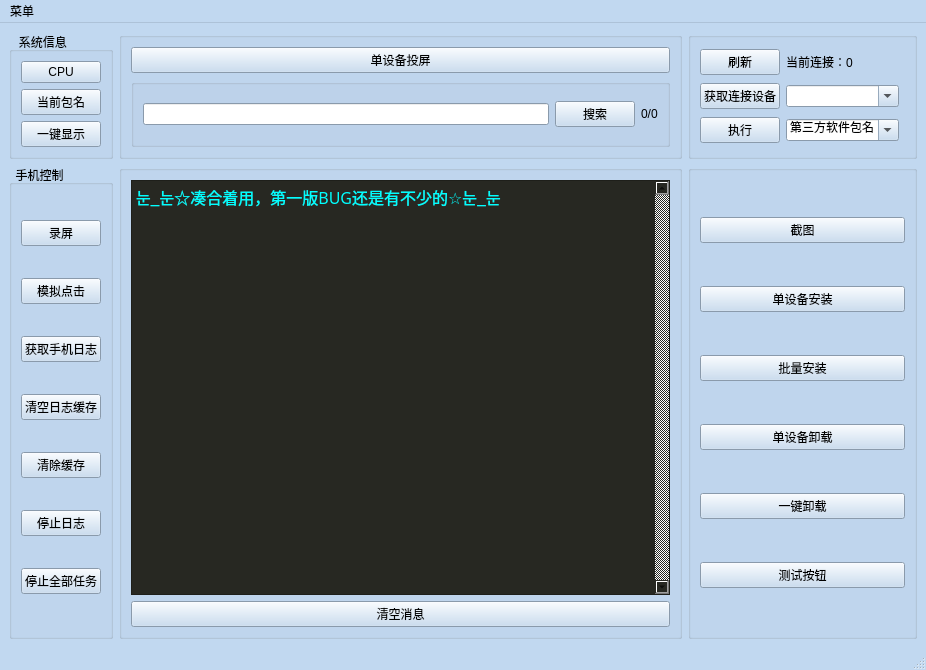
<?xml version="1.0" encoding="UTF-8"?>
<ui version="4.0">
 <class>MainWindow</class>
 <widget class="QMainWindow" name="MainWindow">
  <property name="geometry">
   <rect>
    <x>0</x>
    <y>0</y>
    <width>926</width>
    <height>670</height>
   </rect>
  </property>
  <property name="palette">
   <palette>
    <active>
     <colorrole role="WindowText">
      <brush brushstyle="SolidPattern">
       <color alpha="255">
        <red>0</red>
        <green>0</green>
        <blue>0</blue>
       </color>
      </brush>
     </colorrole>
     <colorrole role="Button">
      <brush brushstyle="SolidPattern">
       <color alpha="255">
        <red>193</red>
        <green>216</green>
        <blue>240</blue>
       </color>
      </brush>
     </colorrole>
     <colorrole role="Light">
      <brush brushstyle="SolidPattern">
       <color alpha="255">
        <red>255</red>
        <green>255</green>
        <blue>255</blue>
       </color>
      </brush>
     </colorrole>
     <colorrole role="Midlight">
      <brush brushstyle="SolidPattern">
       <color alpha="255">
        <red>224</red>
        <green>235</green>
        <blue>247</blue>
       </color>
      </brush>
     </colorrole>
     <colorrole role="Dark">
      <brush brushstyle="SolidPattern">
       <color alpha="255">
        <red>96</red>
        <green>108</green>
        <blue>120</blue>
       </color>
      </brush>
     </colorrole>
     <colorrole role="Mid">
      <brush brushstyle="SolidPattern">
       <color alpha="255">
        <red>129</red>
        <green>144</green>
        <blue>160</blue>
       </color>
      </brush>
     </colorrole>
     <colorrole role="Text">
      <brush brushstyle="SolidPattern">
       <color alpha="255">
        <red>0</red>
        <green>0</green>
        <blue>0</blue>
       </color>
      </brush>
     </colorrole>
     <colorrole role="BrightText">
      <brush brushstyle="SolidPattern">
       <color alpha="255">
        <red>255</red>
        <green>255</green>
        <blue>255</blue>
       </color>
      </brush>
     </colorrole>
     <colorrole role="ButtonText">
      <brush brushstyle="SolidPattern">
       <color alpha="255">
        <red>0</red>
        <green>0</green>
        <blue>0</blue>
       </color>
      </brush>
     </colorrole>
     <colorrole role="Base">
      <brush brushstyle="SolidPattern">
       <color alpha="255">
        <red>255</red>
        <green>255</green>
        <blue>255</blue>
       </color>
      </brush>
     </colorrole>
     <colorrole role="Window">
      <brush brushstyle="SolidPattern">
       <color alpha="255">
        <red>193</red>
        <green>216</green>
        <blue>240</blue>
       </color>
      </brush>
     </colorrole>
     <colorrole role="Shadow">
      <brush brushstyle="SolidPattern">
       <color alpha="255">
        <red>0</red>
        <green>0</green>
        <blue>0</blue>
       </color>
      </brush>
     </colorrole>
     <colorrole role="AlternateBase">
      <brush brushstyle="SolidPattern">
       <color alpha="255">
        <red>224</red>
        <green>235</green>
        <blue>247</blue>
       </color>
      </brush>
     </colorrole>
     <colorrole role="ToolTipBase">
      <brush brushstyle="SolidPattern">
       <color alpha="255">
        <red>255</red>
        <green>255</green>
        <blue>220</blue>
       </color>
      </brush>
     </colorrole>
     <colorrole role="ToolTipText">
      <brush brushstyle="SolidPattern">
       <color alpha="255">
        <red>0</red>
        <green>0</green>
        <blue>0</blue>
       </color>
      </brush>
     </colorrole>
     <colorrole role="PlaceholderText">
      <brush brushstyle="SolidPattern">
       <color alpha="128">
        <red>0</red>
        <green>0</green>
        <blue>0</blue>
       </color>
      </brush>
     </colorrole>
    </active>
    <inactive>
     <colorrole role="WindowText">
      <brush brushstyle="SolidPattern">
       <color alpha="255">
        <red>0</red>
        <green>0</green>
        <blue>0</blue>
       </color>
      </brush>
     </colorrole>
     <colorrole role="Button">
      <brush brushstyle="SolidPattern">
       <color alpha="255">
        <red>193</red>
        <green>216</green>
        <blue>240</blue>
       </color>
      </brush>
     </colorrole>
     <colorrole role="Light">
      <brush brushstyle="SolidPattern">
       <color alpha="255">
        <red>255</red>
        <green>255</green>
        <blue>255</blue>
       </color>
      </brush>
     </colorrole>
     <colorrole role="Midlight">
      <brush brushstyle="SolidPattern">
       <color alpha="255">
        <red>224</red>
        <green>235</green>
        <blue>247</blue>
       </color>
      </brush>
     </colorrole>
     <colorrole role="Dark">
      <brush brushstyle="SolidPattern">
       <color alpha="255">
        <red>96</red>
        <green>108</green>
        <blue>120</blue>
       </color>
      </brush>
     </colorrole>
     <colorrole role="Mid">
      <brush brushstyle="SolidPattern">
       <color alpha="255">
        <red>129</red>
        <green>144</green>
        <blue>160</blue>
       </color>
      </brush>
     </colorrole>
     <colorrole role="Text">
      <brush brushstyle="SolidPattern">
       <color alpha="255">
        <red>0</red>
        <green>0</green>
        <blue>0</blue>
       </color>
      </brush>
     </colorrole>
     <colorrole role="BrightText">
      <brush brushstyle="SolidPattern">
       <color alpha="255">
        <red>255</red>
        <green>255</green>
        <blue>255</blue>
       </color>
      </brush>
     </colorrole>
     <colorrole role="ButtonText">
      <brush brushstyle="SolidPattern">
       <color alpha="255">
        <red>0</red>
        <green>0</green>
        <blue>0</blue>
       </color>
      </brush>
     </colorrole>
     <colorrole role="Base">
      <brush brushstyle="SolidPattern">
       <color alpha="255">
        <red>255</red>
        <green>255</green>
        <blue>255</blue>
       </color>
      </brush>
     </colorrole>
     <colorrole role="Window">
      <brush brushstyle="SolidPattern">
       <color alpha="255">
        <red>193</red>
        <green>216</green>
        <blue>240</blue>
       </color>
      </brush>
     </colorrole>
     <colorrole role="Shadow">
      <brush brushstyle="SolidPattern">
       <color alpha="255">
        <red>0</red>
        <green>0</green>
        <blue>0</blue>
       </color>
      </brush>
     </colorrole>
     <colorrole role="AlternateBase">
      <brush brushstyle="SolidPattern">
       <color alpha="255">
        <red>224</red>
        <green>235</green>
        <blue>247</blue>
       </color>
      </brush>
     </colorrole>
     <colorrole role="ToolTipBase">
      <brush brushstyle="SolidPattern">
       <color alpha="255">
        <red>255</red>
        <green>255</green>
        <blue>220</blue>
       </color>
      </brush>
     </colorrole>
     <colorrole role="ToolTipText">
      <brush brushstyle="SolidPattern">
       <color alpha="255">
        <red>0</red>
        <green>0</green>
        <blue>0</blue>
       </color>
      </brush>
     </colorrole>
     <colorrole role="PlaceholderText">
      <brush brushstyle="SolidPattern">
       <color alpha="128">
        <red>0</red>
        <green>0</green>
        <blue>0</blue>
       </color>
      </brush>
     </colorrole>
    </inactive>
    <disabled>
     <colorrole role="WindowText">
      <brush brushstyle="SolidPattern">
       <color alpha="255">
        <red>96</red>
        <green>108</green>
        <blue>120</blue>
       </color>
      </brush>
     </colorrole>
     <colorrole role="Button">
      <brush brushstyle="SolidPattern">
       <color alpha="255">
        <red>193</red>
        <green>216</green>
        <blue>240</blue>
       </color>
      </brush>
     </colorrole>
     <colorrole role="Light">
      <brush brushstyle="SolidPattern">
       <color alpha="255">
        <red>255</red>
        <green>255</green>
        <blue>255</blue>
       </color>
      </brush>
     </colorrole>
     <colorrole role="Midlight">
      <brush brushstyle="SolidPattern">
       <color alpha="255">
        <red>224</red>
        <green>235</green>
        <blue>247</blue>
       </color>
      </brush>
     </colorrole>
     <colorrole role="Dark">
      <brush brushstyle="SolidPattern">
       <color alpha="255">
        <red>96</red>
        <green>108</green>
        <blue>120</blue>
       </color>
      </brush>
     </colorrole>
     <colorrole role="Mid">
      <brush brushstyle="SolidPattern">
       <color alpha="255">
        <red>129</red>
        <green>144</green>
        <blue>160</blue>
       </color>
      </brush>
     </colorrole>
     <colorrole role="Text">
      <brush brushstyle="SolidPattern">
       <color alpha="255">
        <red>96</red>
        <green>108</green>
        <blue>120</blue>
       </color>
      </brush>
     </colorrole>
     <colorrole role="BrightText">
      <brush brushstyle="SolidPattern">
       <color alpha="255">
        <red>255</red>
        <green>255</green>
        <blue>255</blue>
       </color>
      </brush>
     </colorrole>
     <colorrole role="ButtonText">
      <brush brushstyle="SolidPattern">
       <color alpha="255">
        <red>96</red>
        <green>108</green>
        <blue>120</blue>
       </color>
      </brush>
     </colorrole>
     <colorrole role="Base">
      <brush brushstyle="SolidPattern">
       <color alpha="255">
        <red>193</red>
        <green>216</green>
        <blue>240</blue>
       </color>
      </brush>
     </colorrole>
     <colorrole role="Window">
      <brush brushstyle="SolidPattern">
       <color alpha="255">
        <red>193</red>
        <green>216</green>
        <blue>240</blue>
       </color>
      </brush>
     </colorrole>
     <colorrole role="Shadow">
      <brush brushstyle="SolidPattern">
       <color alpha="255">
        <red>0</red>
        <green>0</green>
        <blue>0</blue>
       </color>
      </brush>
     </colorrole>
     <colorrole role="AlternateBase">
      <brush brushstyle="SolidPattern">
       <color alpha="255">
        <red>193</red>
        <green>216</green>
        <blue>240</blue>
       </color>
      </brush>
     </colorrole>
     <colorrole role="ToolTipBase">
      <brush brushstyle="SolidPattern">
       <color alpha="255">
        <red>255</red>
        <green>255</green>
        <blue>220</blue>
       </color>
      </brush>
     </colorrole>
     <colorrole role="ToolTipText">
      <brush brushstyle="SolidPattern">
       <color alpha="255">
        <red>0</red>
        <green>0</green>
        <blue>0</blue>
       </color>
      </brush>
     </colorrole>
     <colorrole role="PlaceholderText">
      <brush brushstyle="SolidPattern">
       <color alpha="128">
        <red>0</red>
        <green>0</green>
        <blue>0</blue>
       </color>
      </brush>
     </colorrole>
    </disabled>
   </palette>
  </property>
  <property name="cursor">
   <cursorShape>PointingHandCursor</cursorShape>
  </property>
  <property name="windowTitle">
   <string>域起网络</string>
  </property>
  <property name="windowIcon">
   <iconset>
    <normaloff>icon/icon.ico</normaloff>icon/icon.ico</iconset>
  </property>
  <widget class="QWidget" name="centralwidget">
   <layout class="QGridLayout" name="gridLayout_4">
    <item row="0" column="0">
     <widget class="QGroupBox" name="groupBox">
      <property name="styleSheet">
       <string notr="true">groupBox{
	background-color =yellow; boder=2px

}</string>
      </property>
      <property name="title">
       <string>   系统信息</string>
      </property>
      <layout class="QGridLayout" name="gridLayout">
       <item row="2" column="0">
        <widget class="QPushButton" name="pushButton_8">
         <property name="text">
          <string>当前包名</string>
         </property>
         <property name="iconSize">
          <size>
           <width>60</width>
           <height>60</height>
          </size>
         </property>
        </widget>
       </item>
       <item row="5" column="0">
        <widget class="QPushButton" name="pushButton_11">
         <property name="text">
          <string>一键显示</string>
         </property>
         <property name="iconSize">
          <size>
           <width>60</width>
           <height>60</height>
          </size>
         </property>
        </widget>
       </item>
       <item row="1" column="0">
        <widget class="QPushButton" name="pushButton_9">
         <property name="text">
          <string>CPU</string>
         </property>
         <property name="iconSize">
          <size>
           <width>60</width>
           <height>60</height>
          </size>
         </property>
        </widget>
       </item>
      </layout>
     </widget>
    </item>
    <item row="0" column="2">
     <widget class="QGroupBox" name="groupBox_3">
      <property name="title">
       <string/>
      </property>
      <layout class="QGridLayout" name="gridLayout_3">
       <item row="1" column="1">
        <widget class="QPushButton" name="pushButton_17">
         <property name="text">
          <string>刷新</string>
         </property>
        </widget>
       </item>
       <item row="1" column="2" colspan="2">
        <widget class="QLabel" name="label_2">
         <property name="text">
          <string>当前连接：0</string>
         </property>
        </widget>
       </item>
       <item row="2" column="1">
        <widget class="QPushButton" name="pushButton_2">
         <property name="text">
          <string>获取连接设备</string>
         </property>
         <property name="iconSize">
          <size>
           <width>60</width>
           <height>60</height>
          </size>
         </property>
        </widget>
       </item>
       <item row="3" column="1">
        <widget class="QPushButton" name="pushButton_3">
         <property name="text">
          <string>执行</string>
         </property>
        </widget>
       </item>
       <item row="3" column="2">
        <widget class="QComboBox" name="comboBox">
         <property name="editable">
          <bool>true</bool>
         </property>
         <property name="currentText">
          <string>第三方软件包名</string>
         </property>
         <property name="currentIndex">
          <number>0</number>
         </property>
         <property name="duplicatesEnabled">
          <bool>false</bool>
         </property>
         <item>
          <property name="text">
           <string>第三方软件包名</string>
          </property>
         </item>
         <item>
          <property name="text">
           <string>系统应用包名</string>
          </property>
         </item>
        </widget>
       </item>
       <item row="2" column="2">
        <widget class="QComboBox" name="comboBox_2">
         <property name="editable">
          <bool>true</bool>
         </property>
        </widget>
       </item>
      </layout>
     </widget>
    </item>
    <item row="0" column="1">
     <widget class="QGroupBox" name="groupBox_6">
      <property name="title">
       <string/>
      </property>
      <layout class="QGridLayout" name="gridLayout_7">
       <item row="1" column="0">
        <widget class="QGroupBox" name="groupBox_2">
         <property name="title">
          <string/>
         </property>
         <layout class="QGridLayout" name="gridLayout_6">
          <item row="0" column="1">
           <widget class="QPushButton" name="pushButton_5">
            <property name="text">
             <string>搜索</string>
            </property>
           </widget>
          </item>
          <item row="0" column="0">
           <widget class="QLineEdit" name="lineEdit"/>
          </item>
          <item row="0" column="2">
           <widget class="QLabel" name="label">
            <property name="text">
             <string>0/0</string>
            </property>
           </widget>
          </item>
         </layout>
        </widget>
       </item>
       <item row="0" column="0">
        <widget class="QPushButton" name="pushButton">
         <property name="text">
          <string>单设备投屏</string>
         </property>
        </widget>
       </item>
      </layout>
     </widget>
    </item>
    <item row="5" column="2">
     <widget class="QGroupBox" name="groupBox_7">
      <property name="title">
       <string/>
      </property>
      <layout class="QGridLayout" name="gridLayout_8">
       <item row="2" column="0">
        <widget class="QPushButton" name="pushButton_16">
         <property name="text">
          <string>批量安装</string>
         </property>
        </widget>
       </item>
       <item row="0" column="0">
        <widget class="QPushButton" name="pushButton_18">
         <property name="text">
          <string>截图</string>
         </property>
        </widget>
       </item>
       <item row="1" column="0">
        <widget class="QPushButton" name="pushButton_15">
         <property name="text">
          <string>单设备安装</string>
         </property>
        </widget>
       </item>
       <item row="3" column="0">
        <widget class="QPushButton" name="pushButton_19">
         <property name="text">
          <string>单设备卸载</string>
         </property>
        </widget>
       </item>
       <item row="4" column="0">
        <widget class="QPushButton" name="pushButton_20">
         <property name="text">
          <string>一键卸载</string>
         </property>
        </widget>
       </item>
       <item row="5" column="0">
        <widget class="QPushButton" name="pushButton_22">
         <property name="text">
          <string>测试按钮</string>
         </property>
        </widget>
       </item>
      </layout>
     </widget>
    </item>
    <item row="5" column="1">
     <widget class="QGroupBox" name="groupBox_4">
      <property name="title">
       <string/>
      </property>
      <layout class="QGridLayout" name="gridLayout_2">
       <item row="0" column="0">
        <widget class="QTextBrowser" name="textBrowser">
         <property name="baseSize">
          <size>
           <width>0</width>
           <height>0</height>
          </size>
         </property>
         <property name="font">
          <font>
           <family>微软雅黑</family>
           <pointsize>12</pointsize>
          </font>
         </property>
         <property name="cursor" stdset="0">
          <cursorShape>IBeamCursor</cursorShape>
         </property>
         <property name="styleSheet">
          <string notr="true">background-color:rgb(39,40,34)</string>
         </property>
         <property name="verticalScrollBarPolicy">
          <enum>Qt::ScrollBarAlwaysOn</enum>
         </property>
         <property name="horizontalScrollBarPolicy">
          <enum>Qt::ScrollBarAsNeeded</enum>
         </property>
         <property name="sizeAdjustPolicy">
          <enum>QAbstractScrollArea::AdjustToContentsOnFirstShow</enum>
         </property>
         <property name="html">
          <string>&lt;!DOCTYPE HTML PUBLIC &quot;-//W3C//DTD HTML 4.0//EN&quot; &quot;http://www.w3.org/TR/REC-html40/strict.dtd&quot;&gt;
&lt;html&gt;&lt;head&gt;&lt;meta name=&quot;qrichtext&quot; content=&quot;1&quot; /&gt;&lt;style type=&quot;text/css&quot;&gt;
p, li { white-space: pre-wrap; }
&lt;/style&gt;&lt;/head&gt;&lt;body style=&quot; font-family:'微软雅黑'; font-size:12pt; font-weight:400; font-style:normal;&quot;&gt;
&lt;p style=&quot; margin-top:0px; margin-bottom:0px; margin-left:0px; margin-right:0px; -qt-block-indent:0; text-indent:0px;&quot;&gt;&lt;span style=&quot; font-family:'SimSun'; color:#00ffff;&quot;&gt;눈_눈☆凑合着用，第一版BUG还是有不少的☆눈_눈&lt;/span&gt;&lt;/p&gt;
&lt;p style=&quot;-qt-paragraph-type:empty; margin-top:0px; margin-bottom:0px; margin-left:0px; margin-right:0px; -qt-block-indent:0; text-indent:0px;&quot;&gt;&lt;br /&gt;&lt;/p&gt;
&lt;p style=&quot;-qt-paragraph-type:empty; margin-top:0px; margin-bottom:0px; margin-left:0px; margin-right:0px; -qt-block-indent:0; text-indent:0px; font-family:'SimSun'; color:#00ffff;&quot;&gt;&lt;br /&gt;&lt;/p&gt;&lt;/body&gt;&lt;/html&gt;</string>
         </property>
         <property name="overwriteMode">
          <bool>false</bool>
         </property>
        </widget>
       </item>
       <item row="2" column="0">
        <widget class="QPushButton" name="pushButton_4">
         <property name="text">
          <string>清空消息</string>
         </property>
        </widget>
       </item>
      </layout>
     </widget>
    </item>
    <item row="5" column="0">
     <widget class="QGroupBox" name="groupBox_5">
      <property name="title">
       <string>  手机控制</string>
      </property>
      <layout class="QGridLayout" name="gridLayout_5">
       <item row="8" column="1">
        <widget class="QPushButton" name="pushButton_12">
         <property name="text">
          <string>停止日志</string>
         </property>
        </widget>
       </item>
       <item row="1" column="1">
        <widget class="QPushButton" name="pushButton_14">
         <property name="text">
          <string>录屏</string>
         </property>
        </widget>
       </item>
       <item row="7" column="1">
        <widget class="QPushButton" name="pushButton_7">
         <property name="text">
          <string>清除缓存</string>
         </property>
         <property name="iconSize">
          <size>
           <width>60</width>
           <height>60</height>
          </size>
         </property>
        </widget>
       </item>
       <item row="5" column="1">
        <widget class="QPushButton" name="pushButton_6">
         <property name="text">
          <string>获取手机日志</string>
         </property>
        </widget>
       </item>
       <item row="3" column="1">
        <widget class="QPushButton" name="pushButton_10">
         <property name="text">
          <string>模拟点击</string>
         </property>
         <property name="iconSize">
          <size>
           <width>60</width>
           <height>60</height>
          </size>
         </property>
        </widget>
       </item>
       <item row="6" column="1">
        <widget class="QPushButton" name="pushButton_13">
         <property name="text">
          <string>清空日志缓存</string>
         </property>
        </widget>
       </item>
       <item row="9" column="1">
        <widget class="QPushButton" name="pushButton_21">
         <property name="text">
          <string>停止全部任务</string>
         </property>
        </widget>
       </item>
      </layout>
     </widget>
    </item>
   </layout>
  </widget>
  <widget class="QMenuBar" name="menubar">
   <property name="geometry">
    <rect>
     <x>0</x>
     <y>0</y>
     <width>926</width>
     <height>23</height>
    </rect>
   </property>
   <widget class="QMenu" name="menu">
    <property name="title">
     <string>菜单</string>
    </property>
    <widget class="QMenu" name="menu_2">
     <property name="title">
      <string>背景颜色</string>
     </property>
     <addaction name="actionh"/>
     <addaction name="actionb"/>
    </widget>
    <widget class="QMenu" name="menu_3">
     <property name="title">
      <string>显示器背景</string>
     </property>
     <addaction name="actionb_2"/>
     <addaction name="separator"/>
     <addaction name="actionh_3"/>
    </widget>
    <addaction name="menu_2"/>
    <addaction name="separator"/>
    <addaction name="menu_3"/>
    <addaction name="separator"/>
    <addaction name="actionhss"/>
    <addaction name="separator"/>
    <addaction name="actionhelp"/>
   </widget>
   <addaction name="menu"/>
  </widget>
  <widget class="QStatusBar" name="statusbar"/>
  <action name="actionh">
   <property name="text">
    <string>白色</string>
   </property>
  </action>
  <action name="actionb">
   <property name="text">
    <string>灰白</string>
   </property>
  </action>
  <action name="actionb_2">
   <property name="text">
    <string>白色</string>
   </property>
  </action>
  <action name="actionh_3">
   <property name="text">
    <string>黑色</string>
   </property>
  </action>
  <action name="actionhss">
   <property name="text">
    <string>关于</string>
   </property>
  </action>
  <action name="actionhelp">
   <property name="text">
    <string>帮助</string>
   </property>
  </action>
 </widget>
 <resources/>
 <connections/>
</ui>
